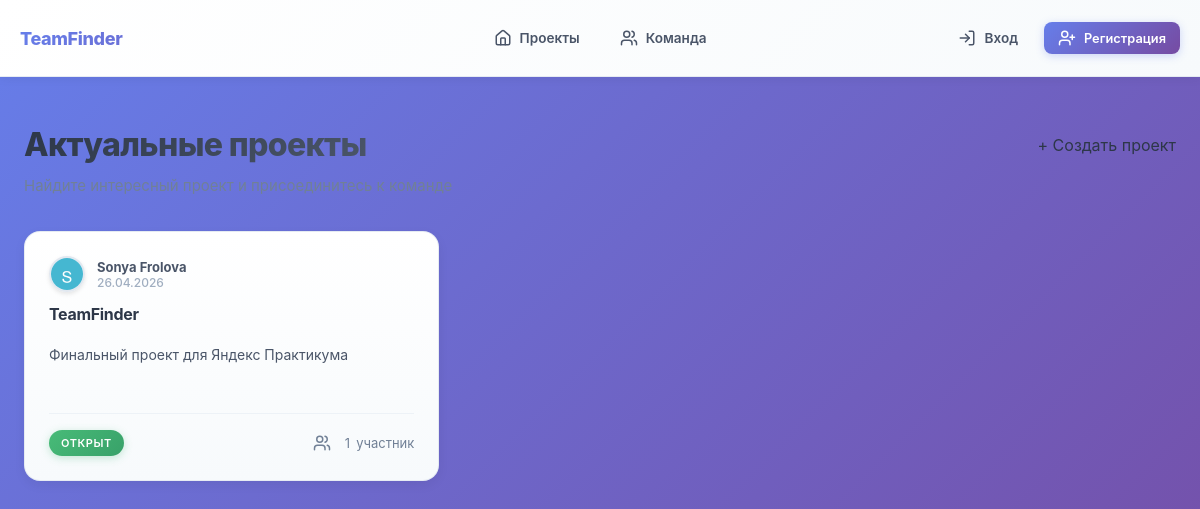
The app's page /projects/list/, older data.
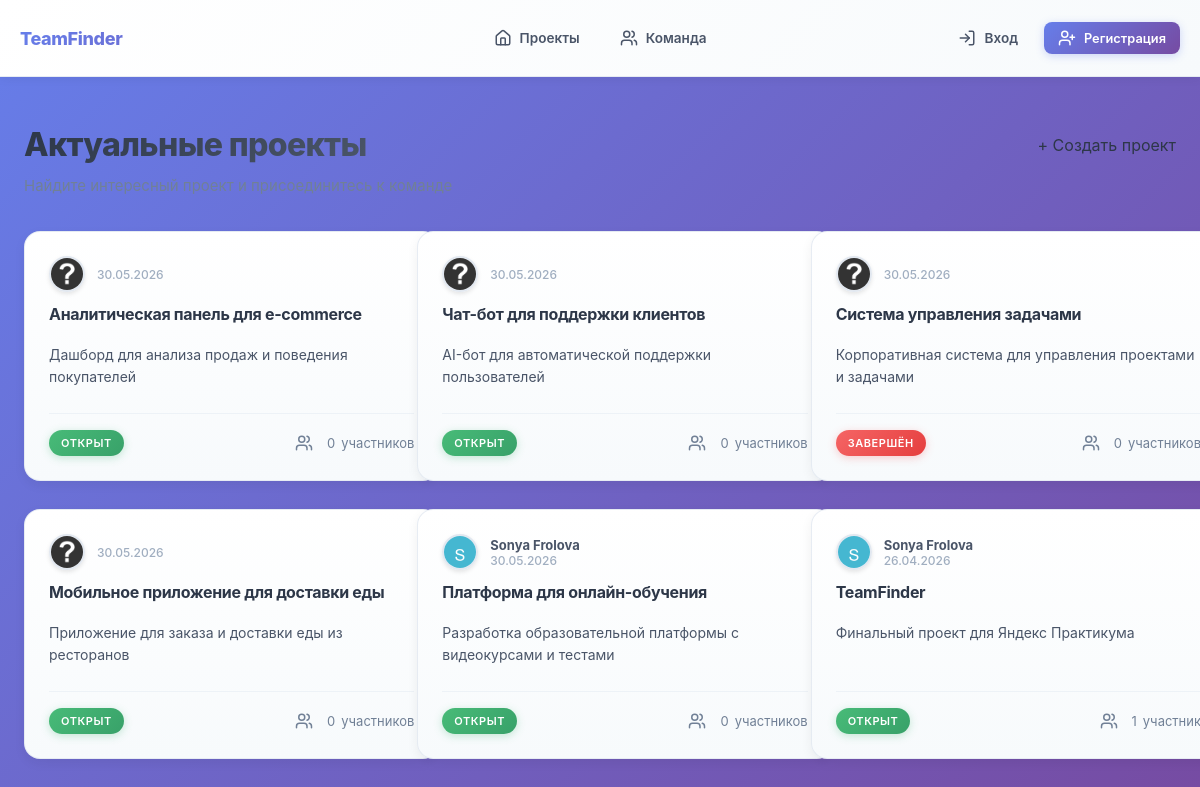
The same page, newer data.
### projects/models.py (models this page shows, shortened)
class Project(models.Model):
    name = models.CharField(max_length=200, verbose_name="Название")
    description = models.TextField(blank=True, verbose_name="Описание")
    owner = models.ForeignKey(
        settings.AUTH_USER_MODEL,
        on_delete=models.CASCADE,
        related_name="owned_projects",
        verbose_name="Владелец",
    )
    created_at = models.DateTimeField(auto_now_add=True, verbose_name="Дата создания")
    github_url = models.URLField(blank=True, verbose_name="Ссылка на GitHub")
    status = models.CharField(
        max_length=6, choices=STATUS_CHOICES, default=STATUS_OPEN, verbose_name="Статус"
    )
    participants = models.ManyToManyField(
        settings.AUTH_USER_MODEL,
        blank=True,
        related_name="participated_projects",
        verbose_name="Участники",
    )
    favorited_by = models.ManyToManyField(
        settings.AUTH_USER_MODEL,
        blank=True,
        related_name="favorite_projects",
        through="Favorite",
        verbose_name="В избранном у",
    )
    required_skills = models.ManyToManyField(
        "users.Skill",
        blank=True,
        related_name="projects",
        verbose_name="Необходимые навыки",
    )
    class Meta:
        ordering = ["-created_at"]
        verbose_name = "Проект"
        verbose_name_plural = "Проекты"

### users/models.py (models this page shows, shortened)
class User(AbstractUser):
    username = None
    email = models.EmailField(unique=True)
    name = models.CharField(max_length=124)
    surname = models.CharField(max_length=124)
    avatar = models.ImageField(
        upload_to="avatars/", blank=True, null=True
    )
    phone = models.CharField(max_length=12, blank=True)
    github_url = models.URLField(blank=True)
    about = models.TextField(max_length=256, blank=True)
    skills = models.ManyToManyField(Skill, blank=True, related_name="users")
    is_active = models.BooleanField(default=True)
    is_staff = models.BooleanField(default=False)
    USERNAME_FIELD = "email"
    REQUIRED_FIELDS = ["name", "surname"]
    objects = UserManager()

### projects/views.py (the view)
# urls.py: path("list/", views.project_list, name="project_list"),
def project_list(request):
    skill_name = request.GET.get("skill")
    projects = Project.objects.select_related("owner").order_by("-created_at")
    active_skill = None
    if skill_name:
        projects = projects.filter(required_skills__name=skill_name)
        active_skill = skill_name
    projects_page = paginate_queryset(projects, request, per_page=PROJECTS_PER_PAGE)
    return render(
        request,
        "projects/project_list.html",
        {
            "projects": projects_page,
            "is_paginated": projects_page.has_other_pages(),
            "active_skill": active_skill,
        },
    )

### projects/views.py (called while the page is built)
def paginate_queryset(queryset, request, per_page=12):
    paginator = Paginator(queryset, per_page)
    page = request.GET.get("page")
    return paginator.get_page(page)

### templates/projects/project_list.html (shortened to what this page needs)
{% extends 'base.html' %}
{% load static %}
{% block extra_css %}
<link rel="stylesheet" href="{% static 'css/project_list.css' %}">
{% endblock %}
{% with page_id="projects-list" %}
{% block content %}
<div class="project-container">
    <div class="project-header">
        <h2 class="project-title">Актуальные проекты</h2>
        {% if projects %}
            <a href="{% url 'projects:create_project' %}">+ Создать проект</a>
        {% endif %}
    </div>
    <p class="project-subtitle">Найдите интересный проект и присоединитесь к команде</p>
    <div class="projects-grid">
        {% for project in projects %}
        {% include 'includes/project-card.html' %}
        {% empty %}
        {% include 'includes/empty-project-card.html' with empty_title="Пока нет проектов" empty_message="Создавайте проекты и делитесь ими с другими пользователями!" button_link="/projects/create/" button_text="+ Создать проект" %}
        {% endfor %}
    </div>
</div>
{% endblock %}
{% endwith %}

### templates/includes/project-card.html (shortened to what this page needs)
{% load static %}
<div class="project-card">
    <div class="project-card-header-title">
        <div class="project-card-header">
            <div class="project-owner-grid">
                {% if project.owner.avatar %}
                    <img src="{{ project.owner.avatar.url }}" alt="Аватар пользователя" class="avatar">
                {% else %}
                    <img src="{% static 'images/default-avatar.png' %}" alt="Аватар по умолчанию" class="avatar">
                {% endif %}
                <div class="project-owner">
                    <a href="/users/{{ project.owner.id }}/">{{ project.owner.name }} {{ project.owner.surname }}</a>
                    <small class="project-date">{{ project.created_at|date:"d.m.Y" }}</small>
                </div>
            </div>
        </div>
        <h3 class="project-card-title"><a href="/projects/{{ project.id }}/">{{ project.name }}</a></h3>
    </div>
    <p class="project-card-description">{{ project.description|truncatechars:150 }}</p>
    <div class="project-card-footer">
        <span class="status-badge {% if project.status == 'open' %}status-badge-open{% else %}status-badge-closed{% endif %}">
            {% if project.status == "open" %}
                Открыт
            {% elif project.status == "closed" %}
                Завершён
            {% else %}
                {{ project.get_status_display }}
            {% endif %}
        </span>
        {% with count=project.participants.count %}
        <div class="project-participants">
            <span>{{ count }}</span>
            {% if count|add:'-11'|divisibleby:100 or count|add:'-12'|divisibleby:100 or count|add:'-13'|divisibleby:100 or count|add:'-14'|divisibleby:100 %}
                участников
            {% elif count|add:'-1'|divisibleby:10 %}
                участник
            {% elif count|add:'-2'|divisibleby:10 or count|add:'-3'|divisibleby:10 or count|add:'-4'|divisibleby:10 %}
                участника
            {% else %}
                участников
            {% endif %}
        </div>
        {% endwith %}
    </div>
</div>

Row changes from the older to the newer data that the page shows:
added Project: created_at "30.05.2026", name "Аналитическая панель для e-commerce", description "Дашборд для анализа продаж и поведения покупателей", status "ОТКРЫТ", participants.count "0", shows "участников"
added Project: created_at "30.05.2026", name "Чат-бот для поддержки клиентов", description "AI-бот для автоматической поддержки пользователей", status "ОТКРЫТ", participants.count "0", shows "участников"
added Project: created_at "30.05.2026", name "Система управления задачами", description "Корпоративная система для управления проектами и задачами", status "ЗАВЕРШЁН", participants.count "0", shows "участников"
added Project: created_at "30.05.2026", name "Мобильное приложение для доставки еды", description "Приложение для заказа и доставки еды из ресторанов", status "ОТКРЫТ", participants.count "0", shows "участников"
added Project: owner.avatar (picture), owner.name "Sonya", owner.surname "Frolova", created_at "30.05.2026", name "Платформа для онлайн-обучения", description "Разработка образовательной платформы с видеокурсами и тестами", status "ОТКРЫТ", participants.count "0", shows "участников"
